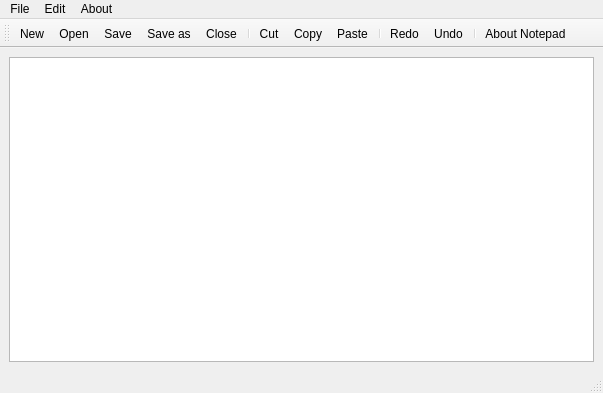
<?xml version="1.0" encoding="UTF-8"?>
<ui version="4.0">
 <class>MainWindow</class>
 <widget class="QMainWindow" name="MainWindow">
  <property name="geometry">
   <rect>
    <x>0</x>
    <y>0</y>
    <width>603</width>
    <height>393</height>
   </rect>
  </property>
  <property name="windowTitle">
   <string>MainWindow</string>
  </property>
  <widget class="QWidget" name="centralwidget">
   <layout class="QHBoxLayout" name="horizontalLayout">
    <item>
     <widget class="QTextEdit" name="textEdit"/>
    </item>
   </layout>
  </widget>
  <widget class="QStatusBar" name="statusbar"/>
  <widget class="QMenuBar" name="menubar">
   <property name="geometry">
    <rect>
     <x>0</x>
     <y>0</y>
     <width>603</width>
     <height>21</height>
    </rect>
   </property>
   <widget class="QMenu" name="menuFile">
    <property name="title">
     <string>File</string>
    </property>
    <addaction name="actionNew"/>
    <addaction name="actionOpen"/>
    <addaction name="separator"/>
    <addaction name="actionSave"/>
    <addaction name="actionSave_as"/>
    <addaction name="actionClose"/>
   </widget>
   <widget class="QMenu" name="menuEdit">
    <property name="title">
     <string>Edit</string>
    </property>
    <addaction name="actionCut"/>
    <addaction name="actionCopy"/>
    <addaction name="actionPaste"/>
    <addaction name="separator"/>
    <addaction name="actionRedo"/>
    <addaction name="actionUndo"/>
   </widget>
   <widget class="QMenu" name="menuAbout">
    <property name="title">
     <string>About</string>
    </property>
    <addaction name="actionAbout_Notepad"/>
   </widget>
   <addaction name="menuFile"/>
   <addaction name="menuEdit"/>
   <addaction name="menuAbout"/>
  </widget>
  <widget class="QToolBar" name="toolBar">
   <property name="windowTitle">
    <string>toolBar</string>
   </property>
   <attribute name="toolBarArea">
    <enum>TopToolBarArea</enum>
   </attribute>
   <attribute name="toolBarBreak">
    <bool>false</bool>
   </attribute>
   <addaction name="actionNew"/>
   <addaction name="actionOpen"/>
   <addaction name="actionSave"/>
   <addaction name="actionSave_as"/>
   <addaction name="actionClose"/>
   <addaction name="separator"/>
   <addaction name="actionCut"/>
   <addaction name="actionCopy"/>
   <addaction name="actionPaste"/>
   <addaction name="separator"/>
   <addaction name="actionRedo"/>
   <addaction name="actionUndo"/>
   <addaction name="separator"/>
   <addaction name="actionAbout_Notepad"/>
  </widget>
  <action name="actionNew">
   <property name="icon">
    <iconset resource="Resource.qrc">
     <normaloff>:/img/New.png</normaloff>:/img/New.png</iconset>
   </property>
   <property name="text">
    <string>New</string>
   </property>
  </action>
  <action name="actionOpen">
   <property name="icon">
    <iconset resource="Resource.qrc">
     <normaloff>:/img/Open.png</normaloff>:/img/Open.png</iconset>
   </property>
   <property name="text">
    <string>Open</string>
   </property>
  </action>
  <action name="actionSave">
   <property name="icon">
    <iconset resource="Resource.qrc">
     <normaloff>:/img/Save.png</normaloff>:/img/Save.png</iconset>
   </property>
   <property name="text">
    <string>Save</string>
   </property>
  </action>
  <action name="actionSave_as">
   <property name="icon">
    <iconset resource="Resource.qrc">
     <normaloff>:/img/Save as.png</normaloff>:/img/Save as.png</iconset>
   </property>
   <property name="text">
    <string>Save as</string>
   </property>
  </action>
  <action name="actionCut">
   <property name="icon">
    <iconset resource="Resource.qrc">
     <normaloff>:/img/Cut.png</normaloff>:/img/Cut.png</iconset>
   </property>
   <property name="text">
    <string>Cut</string>
   </property>
  </action>
  <action name="actionCopy">
   <property name="icon">
    <iconset resource="Resource.qrc">
     <normaloff>:/img/Copy.png</normaloff>:/img/Copy.png</iconset>
   </property>
   <property name="text">
    <string>Copy</string>
   </property>
  </action>
  <action name="actionPaste">
   <property name="icon">
    <iconset resource="Resource.qrc">
     <normaloff>:/img/Paste.png</normaloff>:/img/Paste.png</iconset>
   </property>
   <property name="text">
    <string>Paste</string>
   </property>
  </action>
  <action name="actionRedo">
   <property name="icon">
    <iconset resource="Resource.qrc">
     <normaloff>:/img/redo.png</normaloff>:/img/redo.png</iconset>
   </property>
   <property name="text">
    <string>Redo</string>
   </property>
  </action>
  <action name="actionUndo">
   <property name="icon">
    <iconset resource="Resource.qrc">
     <normaloff>:/img/undo.png</normaloff>:/img/undo.png</iconset>
   </property>
   <property name="text">
    <string>Undo</string>
   </property>
  </action>
  <action name="actionAbout_Notepad">
   <property name="icon">
    <iconset resource="Resource.qrc">
     <normaloff>:/img/About.png</normaloff>:/img/About.png</iconset>
   </property>
   <property name="text">
    <string>About Notepad</string>
   </property>
  </action>
  <action name="actionClose">
   <property name="icon">
    <iconset resource="Resource.qrc">
     <normaloff>:/img/Close.png</normaloff>:/img/Close.png</iconset>
   </property>
   <property name="text">
    <string>Close</string>
   </property>
  </action>
 </widget>
 <resources>
  <include location="Resource.qrc"/>
 </resources>
 <connections/>
</ui>
